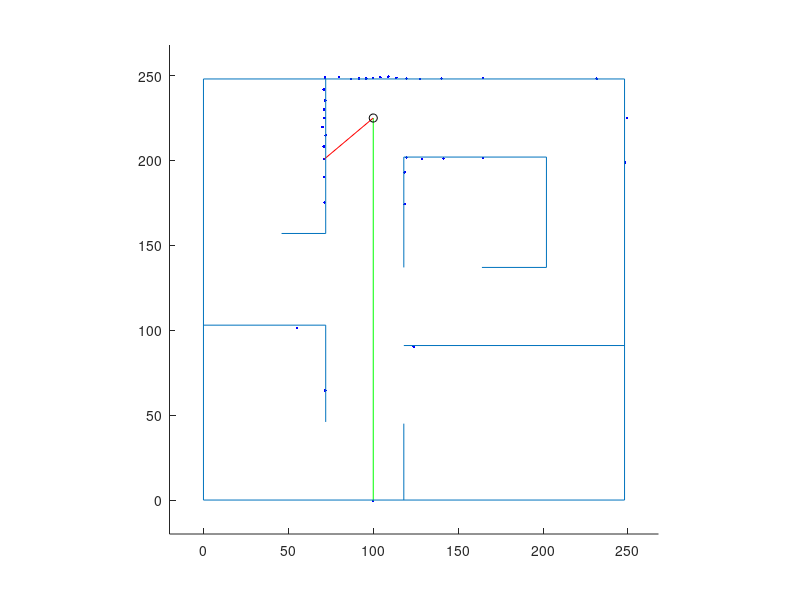

The MATLAB script that drew this image: (Note: this script raises an error after producing the figure.)
cla, clc, clear
hold all

%%% Field Walls are set up here as a list of line segments %%%
max_dim = 248; % Maximum field dimensions in centimeters
axis([-20,max_dim+20,-20,max_dim+20])
axis square

% Wall structure [x1,y1;x2,y2] end points of line segment
outer_wall1 = [0,0;0,max_dim];
outer_wall2 = [0,0;max_dim,0];
outer_wall3 = [0,max_dim;max_dim,max_dim];
outer_wall4 = [max_dim,0;max_dim,max_dim];
outer_walls = [outer_wall1;outer_wall2;outer_wall3;outer_wall4];

island_wall1 = [202,137;202,202];
island_wall2 = [118,137;118,202];
island_wall3 = [118,202;202,202];
island_wall4 = [164,137;202,137];
island_walls = [island_wall1;island_wall2;island_wall3;island_wall4];

lr_wall1 = [118,91;max_dim,91];
lr_wall2 = [118,45;118,0];
lr_walls = [lr_wall1;lr_wall2];

ll_wall1 = [0,103;72,103];
ll_wall2 = [72,103;72,46];
ll_walls = [ll_wall1;ll_wall2];

ur_wall1 = [72,157;72,max_dim];
ur_wall2 = [46,157;72,157];
ur_walls = [ur_wall1;ur_wall2];

field_walls = [outer_walls;island_walls;lr_walls;ll_walls;ur_walls];

%%% Initialization parameters for robot and sensor %%%
r_pose_start = [100,225,(pi/180)*(-90)]; % Starting pose of the robot
r_pose = r_pose_start;
num_readings = 36; % Number of sensor readings
angle_increment = 10*(pi/180); % Angular displacement between readings in radians
v = 0;  % Linear Velocity, cm/sec
om = 0; % Angular Velocity, rad/sec
dt = 0.25; % Time step
pause(1)

% *** ITERATE THROUGH POSITIONS *** %
for t = 0:dt:5000
    cla
    laser_r = ones(length(field_walls)/2,num_readings);
    laser_r = laser_r.*1e3;

    for index = 1:num_readings
        angle = index*angle_increment + r_pose(3);
        for iter = 1:2:length(field_walls) % USING ASSUMPTION OF PARALLEL AND PERPENDICULAR WALLS
             if field_walls(iter,1) == field_walls(iter+1,1) % x components are the same
                 x_wall = field_walls(iter,1);
                 y_wall_proj = tan(angle)*(x_wall - r_pose(1)) + r_pose(2);
                 y_wall_max = max([field_walls(iter,2),field_walls(iter+1,2)]);
                 y_wall_min = min([field_walls(iter,2),field_walls(iter+1,2)]);
                 if (sign(cos(angle)) == sign(x_wall - r_pose(1))) || (tan(angle) > 1e10)
                     if (y_wall_proj <= y_wall_max) && (y_wall_proj >= y_wall_min) % if the projection lands on the wall
                        laser_r((iter+1)/2,index) = sqrt((x_wall - r_pose(1)).^2 + (y_wall_proj - r_pose(2)).^2);
                        %line(field_walls(iter:iter+1,1),field_walls(iter:iter+1,2),'Color','g')
                        %plot(x_wall, y_wall_proj,'r+')
                     end
                 end
             else % y components are the same
                 y_wall = field_walls(iter,2);
                 x_wall_proj = (y_wall - r_pose(2))/tan(angle) + r_pose(1);
                 x_wall_max = max([field_walls(iter,1),field_walls(iter+1,1)]);
                 x_wall_min = min([field_walls(iter,1),field_walls(iter+1,1)]);
                 if (sign(sin(angle)) == sign(y_wall - r_pose(2))) || (tan(angle) > 1e10)
                     if (x_wall_proj <= x_wall_max) && (x_wall_proj >= x_wall_min) % if the projection lands on the wall
                         if (angle == 90*(pi/180)) && (y_wall < r_pose(2))
                             continue 
                         end
                         if (angle == 270*(pi/180)) && (y_wall > r_pose(2))
                             continue 
                         end
                         laser_r((iter+1)/2,index) = sqrt((y_wall - r_pose(2)).^2 + (x_wall_proj - r_pose(1)).^2);
                         %line(field_walls(iter:iter+1,1),field_walls(iter:iter+1,2),'Color','r')
                         %plot(x_wall_proj, y_wall,'g+')
                     end
                 end
             end
        end
    end

    laser_rp = zeros(1,num_readings);
    for index = 1:num_readings
        laser_rp(index) = min(laser_r(:,index));
            laser_rp(index) = laser_rp(index) + 2*rand(1);
    end

    laser_xy = zeros(num_readings,2);
    for index = 1:num_readings
        angle = index*angle_increment + r_pose(3);
        laser_xy(index,:) = [laser_rp(index)*cos(angle) + r_pose(1),laser_rp(index)*sin(angle) + r_pose(2)];
    end

    %%% PLOT LASER LINES %%%
    for index = 1:num_readings
        % Show all laser lines
        %line([r_pose(1),laser_xy(index,1)],[r_pose(2),laser_xy(index,2)],'Color','r')
        % Show laser dots
        plot(laser_xy(:,1),laser_xy(:,2), 'b.')
    end
    %%% Show special laser lines in different colors %%%
    line([r_pose(1),laser_xy(36,1)],[r_pose(2),laser_xy(36,2)], 'Color','g') % Heading beam
    for index = [31] % To add laser lines to display enter their index in the square bracket
        line([r_pose(1),laser_xy(index,1)],[r_pose(2),laser_xy(index,2)], 'Color','r')
    end
    
    %%% DRAW WALLS %%%
    for iter = 1:2:length(field_walls)
        line(field_walls(iter:iter+1,1),field_walls(iter:iter+1,2))
    end
    %%% PLOT ROBOT %%%
    plot(r_pose(1),r_pose(2),'ko')


    
    % *** Potential Field Navigation *** %
	vp = v;
    omp = om;
    [v, om] = PocLoc1(laser_rp);
    
    %%% MOTION NOISE %%%
    v = v + .2*rand(1);
    om = om + .01*rand(1);
    
    %%% MOTION DAMPENING %%%
    v = 0.1*v + 0.9*vp;
    om = 0.1*om + 0.9*omp;
    
    %%% MOTION MODEL %%%
    r_pose(3) = r_pose(3) + om*dt;
    r_pose(1) = r_pose(1) + v*cos(r_pose(3));
    r_pose(2) = r_pose(2) + v*sin(r_pose(3));
    
    pause(1/256)
end










